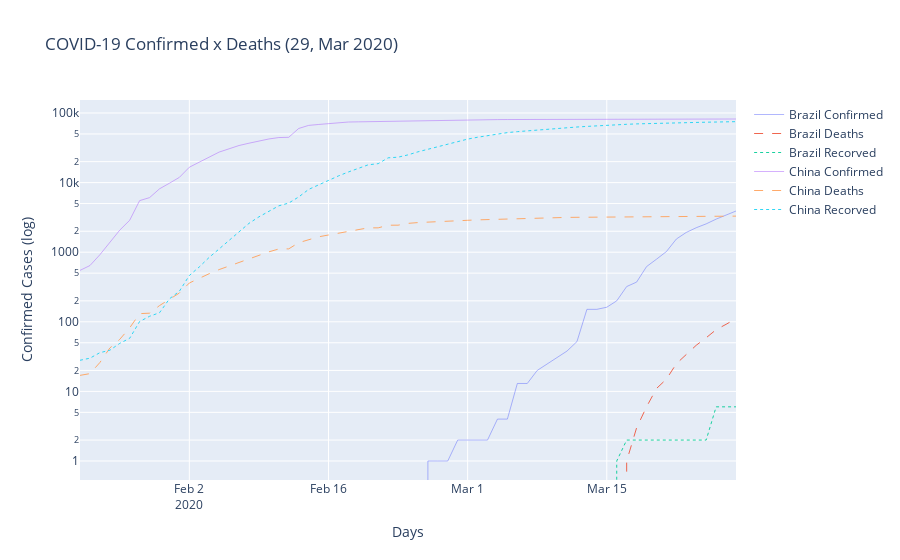

Notebook code for this chart:
### Markdown cell above
### <strong> Filename: </strong> <em>covid_19_time_series_comfirmed_cases.ipynb<em>
##### <strong>Description:</strong> <em>Creates an Scatter plot of all confirmed cases of COVID-19 in the world using dataset provided by https://data.humdata.org/dataset/novel-coronavirus-2019-ncov-cases</em>
##### <strong>Author:</strong> <em> Carlos Eduardo Beluzo (cbeluzo@gmail.com)</em>
##### <strong>Creation:</strong> <em> Mar/2020 </em>
##### <strong>Version:</strong> <em> 2020.03-3 </em>

### Code cell
import numpy as np
import pandas as pd
import datetime as dt
import plotly.graph_objects as go
import plotly as plt

dfConfirmed = pd.read_csv('https://raw.githubusercontent.com/CSSEGISandData/COVID-19/master/csse_covid_19_data/csse_covid_19_time_series/time_series_covid19_confirmed_global.csv')
dfConfirmed = dfConfirmed.drop(['Province/State','Lat','Long'], axis = 1).fillna(0)
dfConfirmed = dfConfirmed.groupby('Country/Region').sum().T.reset_index().rename(columns = {'index':'Day'})
dfConfirmed[['Day']] = pd.to_datetime(dfConfirmed['Day'],utc=False)
dfConfirmed[['Day','Brazil']]

dfDeaths = pd.read_csv('https://raw.githubusercontent.com/CSSEGISandData/COVID-19/master/csse_covid_19_data/csse_covid_19_time_series/time_series_covid19_deaths_global.csv')
dfDeaths = dfDeaths.drop(['Province/State','Lat','Long'], axis = 1).fillna(0)
dfDeaths = dfDeaths.groupby('Country/Region').sum().T.reset_index().rename(columns = {'index':'Day'})
dfDeaths[['Day']] = pd.to_datetime(dfDeaths['Day'],utc=False)

dfRecorved = pd.read_csv('https://raw.githubusercontent.com/CSSEGISandData/COVID-19/master/csse_covid_19_data/csse_covid_19_time_series/time_series_covid19_recovered_global.csv')
dfRecorved = dfRecorved.drop(['Province/State','Lat','Long'], axis = 1).fillna(0)
dfRecorved = dfRecorved.groupby('Country/Region').sum().T.reset_index().rename(columns = {'index':'Day'})
dfRecorved[['Day']] = pd.to_datetime(dfDeaths['Day'],utc=False)

fig = go.Figure()
last_upt = dt.date.today()
title = 'COVID-19 Confirmed x Deaths (' + "{:%d, %b %Y}".format(last_upt) +')'

#for country in dfA.columns[1:]:
for country in ['Brazil','China']:
    myMarker = dict(opacity= 0.3, line = dict(width = 0.5, color = 'rgb(0, 0, 0)'))
    fig.add_trace(go.Scatter(x=dfConfirmed.Day, 
                             y=dfConfirmed[country], 
                             mode='lines', 
                             name=str(country + ' Confirmed'),
                             text=np.full((dfConfirmed.shape[1],1), country), 
                             line=dict(width=0.5), 
                             marker = myMarker,
                             hovertemplate = "<b>%{text}</b><br>" +
                                             "<b>Day</b>: %{x}<br>" +
                                             "<b>Confirmed Cases</b>: %{y}<br>" +
                                             "<extra></extra>"
                             )
                 )

    fig.add_trace(go.Scatter(x=dfDeaths.Day,
                             y=dfDeaths[country],
                             mode='lines', 
                             name=str(country + ' Deaths'),
                             text=np.full((dfDeaths.shape[1],1), country), 
                             hovertemplate = "<b>%{text}</b><br>" +
                                             "<b>Day</b>: %{x}<br>" +
                                             "<b>Deaths</b>: %{y}<br>" +
                                             "<extra></extra>",
                             line=dict(width=0.9,dash='dash'),
                             marker = myMarker,
                            )
                 )

    fig.add_trace(go.Scatter(x=dfRecorved.Day,
                             y=dfRecorved[country],
                             mode='lines', 
                             name=str(country + ' Recorved'),
                             text=np.full((dfRecorved.shape[1],1), country), 
                             hovertemplate = "<b>%{text}</b><br>" +
                                             "<b>Day</b>: %{x}<br>" +
                                             "<b>Deaths</b>: %{y}<br>" +
                                             "<extra></extra>",
                             line=dict(width=0.9,dash='dot'),
                             marker = myMarker,
                            )
                 )

fig.update_layout(xaxis_title='Days',
                 yaxis_title='Confirmed Cases (log)',
                 yaxis_type="log",
                 title_text=title)
fig.show()
#plt.offline.plot(fig, filename="../plotly/covid_19_time_series_comfirmed_cases.html")
#dfA.to_csv (r'../data/covid_19_time_series_comfirmed_cases.csv', index = False, header=True)

### Figure 1 — Plotly figure (JSON) as saved in the notebook; plotly's stock layout.template omitted (floating-point values rounded to 4 significant figures; data arrays with more than 128 entries replaced by an {"elided": "..."} marker saying what was removed)
{"data": [{"hovertemplate": "<b>%{text}</b><br><b>Day</b>: %{x}<br><b>Confirmed Cases</b>: %{y}<br><extra></extra>", "line": {"width": 0.5}, "marker": {"line": {"color": "rgb(0, 0, 0)", "width": 0.5}, "opacity": 0.3}, "mode": "lines", "name": "Brazil Confirmed", "text": {"elided": "178x1 str values"}, "type": "scatter", "x": ["2020-01-22T00:00:00", "2020-01-23T00:00:00", "2020-01-24T00:00:00", "2020-01-25T00:00:00", "2020-01-26T00:00:00", "2020-01-27T00:00:00", "2020-01-28T00:00:00", "2020-01-29T00:00:00", "2020-01-30T00:00:00", "2020-01-31T00:00:00", "2020-02-01T00:00:00", "2020-02-02T00:00:00", "2020-02-03T00:00:00", "2020-02-04T00:00:00", "2020-02-05T00:00:00", "2020-02-06T00:00:00", "2020-02-07T00:00:00", "2020-02-08T00:00:00", "2020-02-09T00:00:00", "2020-02-10T00:00:00", "2020-02-11T00:00:00", "2020-02-12T00:00:00", "2020-02-13T00:00:00", "2020-02-14T00:00:00", "2020-02-15T00:00:00", "2020-02-16T00:00:00", "2020-02-17T00:00:00", "2020-02-18T00:00:00", "2020-02-19T00:00:00", "2020-02-20T00:00:00", "2020-02-21T00:00:00", "2020-02-22T00:00:00", "2020-02-23T00:00:00", "2020-02-24T00:00:00", "2020-02-25T00:00:00", "2020-02-26T00:00:00", "2020-02-27T00:00:00", "2020-02-28T00:00:00", "2020-02-29T00:00:00", "2020-03-01T00:00:00", "2020-03-02T00:00:00", "2020-03-03T00:00:00", "2020-03-04T00:00:00", "2020-03-05T00:00:00", "2020-03-06T00:00:00", "2020-03-07T00:00:00", "2020-03-08T00:00:00", "2020-03-09T00:00:00", "2020-03-10T00:00:00", "2020-03-11T00:00:00", "2020-03-12T00:00:00", "2020-03-13T00:00:00", "2020-03-14T00:00:00", "2020-03-15T00:00:00", "2020-03-16T00:00:00", "2020-03-17T00:00:00", "2020-03-18T00:00:00", "2020-03-19T00:00:00", "2020-03-20T00:00:00", "2020-03-21T00:00:00", "2020-03-22T00:00:00", "2020-03-23T00:00:00", "2020-03-24T00:00:00", "2020-03-25T00:00:00", "2020-03-26T00:00:00", "2020-03-27T00:00:00", "2020-03-28T00:00:00"], "y": [0, 0, 0, 0, 0, 0, 0, 0, 0, 0, 0, 0, 0, 0, 0, 0, 0, 0, 0, 0, 0, 0, 0, 0, 0, 0, 0, 0, 0, 0, 0, 0, 0, 0, 0, 1, 1, 1, 2, 2, 2, 2, 4, 4, 13, 13, 20, 25, 31, 38, 52, 151, 151, 162, 200, 321, 372, 621, 793, 1021, 1546, 1924, 2247, 2554, 2985, 3417, 3904]}, {"hovertemplate": "<b>%{text}</b><br><b>Day</b>: %{x}<br><b>Deaths</b>: %{y}<br><extra></extra>", "line": {"dash": "dash", "width": 0.9}, "marker": {"line": {"color": "rgb(0, 0, 0)", "width": 0.5}, "opacity": 0.3}, "mode": "lines", "name": "Brazil Deaths", "text": {"elided": "178x1 str values"}, "type": "scatter", "x": ["2020-01-22T00:00:00", "2020-01-23T00:00:00", "2020-01-24T00:00:00", "2020-01-25T00:00:00", "2020-01-26T00:00:00", "2020-01-27T00:00:00", "2020-01-28T00:00:00", "2020-01-29T00:00:00", "2020-01-30T00:00:00", "2020-01-31T00:00:00", "2020-02-01T00:00:00", "2020-02-02T00:00:00", "2020-02-03T00:00:00", "2020-02-04T00:00:00", "2020-02-05T00:00:00", "2020-02-06T00:00:00", "2020-02-07T00:00:00", "2020-02-08T00:00:00", "2020-02-09T00:00:00", "2020-02-10T00:00:00", "2020-02-11T00:00:00", "2020-02-12T00:00:00", "2020-02-13T00:00:00", "2020-02-14T00:00:00", "2020-02-15T00:00:00", "2020-02-16T00:00:00", "2020-02-17T00:00:00", "2020-02-18T00:00:00", "2020-02-19T00:00:00", "2020-02-20T00:00:00", "2020-02-21T00:00:00", "2020-02-22T00:00:00", "2020-02-23T00:00:00", "2020-02-24T00:00:00", "2020-02-25T00:00:00", "2020-02-26T00:00:00", "2020-02-27T00:00:00", "2020-02-28T00:00:00", "2020-02-29T00:00:00", "2020-03-01T00:00:00", "2020-03-02T00:00:00", "2020-03-03T00:00:00", "2020-03-04T00:00:00", "2020-03-05T00:00:00", "2020-03-06T00:00:00", "2020-03-07T00:00:00", "2020-03-08T00:00:00", "2020-03-09T00:00:00", "2020-03-10T00:00:00", "2020-03-11T00:00:00", "2020-03-12T00:00:00", "2020-03-13T00:00:00", "2020-03-14T00:00:00", "2020-03-15T00:00:00", "2020-03-16T00:00:00", "2020-03-17T00:00:00", "2020-03-18T00:00:00", "2020-03-19T00:00:00", "2020-03-20T00:00:00", "2020-03-21T00:00:00", "2020-03-22T00:00:00", "2020-03-23T00:00:00", "2020-03-24T00:00:00", "2020-03-25T00:00:00", "2020-03-26T00:00:00", "2020-03-27T00:00:00", "2020-03-28T00:00:00"], "y": [0, 0, 0, 0, 0, 0, 0, 0, 0, 0, 0, 0, 0, 0, 0, 0, 0, 0, 0, 0, 0, 0, 0, 0, 0, 0, 0, 0, 0, 0, 0, 0, 0, 0, 0, 0, 0, 0, 0, 0, 0, 0, 0, 0, 0, 0, 0, 0, 0, 0, 0, 0, 0, 0, 0, 1, 3, 6, 11, 15, 25, 34, 46, 59, 77, 92, 111]}, {"hovertemplate": "<b>%{text}</b><br><b>Day</b>: %{x}<br><b>Deaths</b>: %{y}<br><extra></extra>", "line": {"dash": "dot", "width": 0.9}, "marker": {"line": {"color": "rgb(0, 0, 0)", "width": 0.5}, "opacity": 0.3}, "mode": "lines", "name": "Brazil Recorved", "text": {"elided": "178x1 str values"}, "type": "scatter", "x": ["2020-01-22T00:00:00", "2020-01-23T00:00:00", "2020-01-24T00:00:00", "2020-01-25T00:00:00", "2020-01-26T00:00:00", "2020-01-27T00:00:00", "2020-01-28T00:00:00", "2020-01-29T00:00:00", "2020-01-30T00:00:00", "2020-01-31T00:00:00", "2020-02-01T00:00:00", "2020-02-02T00:00:00", "2020-02-03T00:00:00", "2020-02-04T00:00:00", "2020-02-05T00:00:00", "2020-02-06T00:00:00", "2020-02-07T00:00:00", "2020-02-08T00:00:00", "2020-02-09T00:00:00", "2020-02-10T00:00:00", "2020-02-11T00:00:00", "2020-02-12T00:00:00", "2020-02-13T00:00:00", "2020-02-14T00:00:00", "2020-02-15T00:00:00", "2020-02-16T00:00:00", "2020-02-17T00:00:00", "2020-02-18T00:00:00", "2020-02-19T00:00:00", "2020-02-20T00:00:00", "2020-02-21T00:00:00", "2020-02-22T00:00:00", "2020-02-23T00:00:00", "2020-02-24T00:00:00", "2020-02-25T00:00:00", "2020-02-26T00:00:00", "2020-02-27T00:00:00", "2020-02-28T00:00:00", "2020-02-29T00:00:00", "2020-03-01T00:00:00", "2020-03-02T00:00:00", "2020-03-03T00:00:00", "2020-03-04T00:00:00", "2020-03-05T00:00:00", "2020-03-06T00:00:00", "2020-03-07T00:00:00", "2020-03-08T00:00:00", "2020-03-09T00:00:00", "2020-03-10T00:00:00", "2020-03-11T00:00:00", "2020-03-12T00:00:00", "2020-03-13T00:00:00", "2020-03-14T00:00:00", "2020-03-15T00:00:00", "2020-03-16T00:00:00", "2020-03-17T00:00:00", "2020-03-18T00:00:00", "2020-03-19T00:00:00", "2020-03-20T00:00:00", "2020-03-21T00:00:00", "2020-03-22T00:00:00", "2020-03-23T00:00:00", "2020-03-24T00:00:00", "2020-03-25T00:00:00", "2020-03-26T00:00:00", "2020-03-27T00:00:00", "2020-03-28T00:00:00"], "y": [0, 0, 0, 0, 0, 0, 0, 0, 0, 0, 0, 0, 0, 0, 0, 0, 0, 0, 0, 0, 0, 0, 0, 0, 0, 0, 0, 0, 0, 0, 0, 0, 0, 0, 0, 0, 0, 0, 0, 0, 0, 0, 0, 0, 0, 0, 0, 0, 0, 0, 0, 0, 0, 0, 1, 2, 2, 2, 2, 2, 2, 2, 2, 2, 6, 6, 6]}, {"hovertemplate": "<b>%{text}</b><br><b>Day</b>: %{x}<br><b>Confirmed Cases</b>: %{y}<br><extra></extra>", "line": {"width": 0.5}, "marker": {"line": {"color": "rgb(0, 0, 0)", "width": 0.5}, "opacity": 0.3}, "mode": "lines", "name": "China Confirmed", "text": {"elided": "178x1 str values"}, "type": "scatter", "x": ["2020-01-22T00:00:00", "2020-01-23T00:00:00", "2020-01-24T00:00:00", "2020-01-25T00:00:00", "2020-01-26T00:00:00", "2020-01-27T00:00:00", "2020-01-28T00:00:00", "2020-01-29T00:00:00", "2020-01-30T00:00:00", "2020-01-31T00:00:00", "2020-02-01T00:00:00", "2020-02-02T00:00:00", "2020-02-03T00:00:00", "2020-02-04T00:00:00", "2020-02-05T00:00:00", "2020-02-06T00:00:00", "2020-02-07T00:00:00", "2020-02-08T00:00:00", "2020-02-09T00:00:00", "2020-02-10T00:00:00", "2020-02-11T00:00:00", "2020-02-12T00:00:00", "2020-02-13T00:00:00", "2020-02-14T00:00:00", "2020-02-15T00:00:00", "2020-02-16T00:00:00", "2020-02-17T00:00:00", "2020-02-18T00:00:00", "2020-02-19T00:00:00", "2020-02-20T00:00:00", "2020-02-21T00:00:00", "2020-02-22T00:00:00", "2020-02-23T00:00:00", "2020-02-24T00:00:00", "2020-02-25T00:00:00", "2020-02-26T00:00:00", "2020-02-27T00:00:00", "2020-02-28T00:00:00", "2020-02-29T00:00:00", "2020-03-01T00:00:00", "2020-03-02T00:00:00", "2020-03-03T00:00:00", "2020-03-04T00:00:00", "2020-03-05T00:00:00", "2020-03-06T00:00:00", "2020-03-07T00:00:00", "2020-03-08T00:00:00", "2020-03-09T00:00:00", "2020-03-10T00:00:00", "2020-03-11T00:00:00", "2020-03-12T00:00:00", "2020-03-13T00:00:00", "2020-03-14T00:00:00", "2020-03-15T00:00:00", "2020-03-16T00:00:00", "2020-03-17T00:00:00", "2020-03-18T00:00:00", "2020-03-19T00:00:00", "2020-03-20T00:00:00", "2020-03-21T00:00:00", "2020-03-22T00:00:00", "2020-03-23T00:00:00", "2020-03-24T00:00:00", "2020-03-25T00:00:00", "2020-03-26T00:00:00", "2020-03-27T00:00:00", "2020-03-28T00:00:00"], "y": [548, 643, 920, 1406, 2075, 2877, 5509, 6087, 8141, 9802, 11891, 16630, 19716, 23707, 27440, 30587, 34110, 36814, 39829, 42354, 44386, 44759, 59895, 66358, 68413, 70513, 72434, 74211, 74619, 75077, 75550, 77001, 77022, 77241, 77754, 78166, 78600, 78928, 79356, 79932, 80136, 80261, 80386, 80537, 80690, 80770, 80823, 80860, 80887, 80921, 80932, 80945, 80977, 81003, 81033, 81058, 81102, 81156, 81250, 81305, 81435, 81498, 81591, 81661, 81782, 81897, 81999]}, {"hovertemplate": "<b>%{text}</b><br><b>Day</b>: %{x}<br><b>Deaths</b>: %{y}<br><extra></extra>", "line": {"dash": "dash", "width": 0.9}, "marker": {"line": {"color": "rgb(0, 0, 0)", "width": 0.5}, "opacity": 0.3}, "mode": "lines", "name": "China Deaths", "text": {"elided": "178x1 str values"}, "type": "scatter", "x": ["2020-01-22T00:00:00", "2020-01-23T00:00:00", "2020-01-24T00:00:00", "2020-01-25T00:00:00", "2020-01-26T00:00:00", "2020-01-27T00:00:00", "2020-01-28T00:00:00", "2020-01-29T00:00:00", "2020-01-30T00:00:00", "2020-01-31T00:00:00", "2020-02-01T00:00:00", "2020-02-02T00:00:00", "2020-02-03T00:00:00", "2020-02-04T00:00:00", "2020-02-05T00:00:00", "2020-02-06T00:00:00", "2020-02-07T00:00:00", "2020-02-08T00:00:00", "2020-02-09T00:00:00", "2020-02-10T00:00:00", "2020-02-11T00:00:00", "2020-02-12T00:00:00", "2020-02-13T00:00:00", "2020-02-14T00:00:00", "2020-02-15T00:00:00", "2020-02-16T00:00:00", "2020-02-17T00:00:00", "2020-02-18T00:00:00", "2020-02-19T00:00:00", "2020-02-20T00:00:00", "2020-02-21T00:00:00", "2020-02-22T00:00:00", "2020-02-23T00:00:00", "2020-02-24T00:00:00", "2020-02-25T00:00:00", "2020-02-26T00:00:00", "2020-02-27T00:00:00", "2020-02-28T00:00:00", "2020-02-29T00:00:00", "2020-03-01T00:00:00", "2020-03-02T00:00:00", "2020-03-03T00:00:00", "2020-03-04T00:00:00", "2020-03-05T00:00:00", "2020-03-06T00:00:00", "2020-03-07T00:00:00", "2020-03-08T00:00:00", "2020-03-09T00:00:00", "2020-03-10T00:00:00", "2020-03-11T00:00:00", "2020-03-12T00:00:00", "2020-03-13T00:00:00", "2020-03-14T00:00:00", "2020-03-15T00:00:00", "2020-03-16T00:00:00", "2020-03-17T00:00:00", "2020-03-18T00:00:00", "2020-03-19T00:00:00", "2020-03-20T00:00:00", "2020-03-21T00:00:00", "2020-03-22T00:00:00", "2020-03-23T00:00:00", "2020-03-24T00:00:00", "2020-03-25T00:00:00", "2020-03-26T00:00:00", "2020-03-27T00:00:00", "2020-03-28T00:00:00"], "y": [17, 18, 26, 42, 56, 82, 131, 133, 171, 213, 259, 361, 425, 491, 563, 633, 718, 805, 905, 1012, 1112, 1117, 1369, 1521, 1663, 1766, 1864, 2003, 2116, 2238, 2238, 2443, 2445, 2595, 2665, 2717, 2746, 2790, 2837, 2872, 2914, 2947, 2983, 3015, 3044, 3072, 3100, 3123, 3139, 3161, 3172, 3180, 3193, 3203, 3217, 3230, 3241, 3249, 3253, 3259, 3274, 3274, 3281, 3285, 3291, 3296, 3299]}, {"hovertemplate": "<b>%{text}</b><br><b>Day</b>: %{x}<br><b>Deaths</b>: %{y}<br><extra></extra>", "line": {"dash": "dot", "width": 0.9}, "marker": {"line": {"color": "rgb(0, 0, 0)", "width": 0.5}, "opacity": 0.3}, "mode": "lines", "name": "China Recorved", "text": {"elided": "178x1 str values"}, "type": "scatter", "x": ["2020-01-22T00:00:00", "2020-01-23T00:00:00", "2020-01-24T00:00:00", "2020-01-25T00:00:00", "2020-01-26T00:00:00", "2020-01-27T00:00:00", "2020-01-28T00:00:00", "2020-01-29T00:00:00", "2020-01-30T00:00:00", "2020-01-31T00:00:00", "2020-02-01T00:00:00", "2020-02-02T00:00:00", "2020-02-03T00:00:00", "2020-02-04T00:00:00", "2020-02-05T00:00:00", "2020-02-06T00:00:00", "2020-02-07T00:00:00", "2020-02-08T00:00:00", "2020-02-09T00:00:00", "2020-02-10T00:00:00", "2020-02-11T00:00:00", "2020-02-12T00:00:00", "2020-02-13T00:00:00", "2020-02-14T00:00:00", "2020-02-15T00:00:00", "2020-02-16T00:00:00", "2020-02-17T00:00:00", "2020-02-18T00:00:00", "2020-02-19T00:00:00", "2020-02-20T00:00:00", "2020-02-21T00:00:00", "2020-02-22T00:00:00", "2020-02-23T00:00:00", "2020-02-24T00:00:00", "2020-02-25T00:00:00", "2020-02-26T00:00:00", "2020-02-27T00:00:00", "2020-02-28T00:00:00", "2020-02-29T00:00:00", "2020-03-01T00:00:00", "2020-03-02T00:00:00", "2020-03-03T00:00:00", "2020-03-04T00:00:00", "2020-03-05T00:00:00", "2020-03-06T00:00:00", "2020-03-07T00:00:00", "2020-03-08T00:00:00", "2020-03-09T00:00:00", "2020-03-10T00:00:00", "2020-03-11T00:00:00", "2020-03-12T00:00:00", "2020-03-13T00:00:00", "2020-03-14T00:00:00", "2020-03-15T00:00:00", "2020-03-16T00:00:00", "2020-03-17T00:00:00", "2020-03-18T00:00:00", "2020-03-19T00:00:00", "2020-03-20T00:00:00", "2020-03-21T00:00:00", "2020-03-22T00:00:00", "2020-03-23T00:00:00", "2020-03-24T00:00:00", "2020-03-25T00:00:00", "2020-03-26T00:00:00", "2020-03-27T00:00:00", "2020-03-28T00:00:00"], "y": [28, 30, 36, 39, 49, 58, 101, 120, 135, 214, 275, 463, 614, 843, 1115, 1477, 1999, 2596, 3219, 3918, 4636, 5082, 6217, 7977, 9298, 10755, 12462, 14206, 15962, 18014, 18704, 22699, 23187, 25015, 27676, 30084, 32930, 36329, 39320, 42162, 44854, 47450, 50001, 52292, 53944, 55539, 57388, 58804, 60181, 61644, 62901, 64196, 65660, 67017, 67910, 68798, 69755, 70535, 71266, 71857, 72362, 72814, 73280, 73773, 74181, 74720, 75100]}], "layout": {"autosize": true, "title": {"text": "COVID-19 Confirmed x Deaths (29, Mar 2020)"}, "xaxis": {"autorange": true, "range": ["2020-01-22", "2020-03-28"], "title": {"text": "Days"}, "type": "date"}, "yaxis": {"autorange": true, "range": [-0.273, 5.187], "title": {"text": "Confirmed Cases (log)"}, "type": "log"}}}
